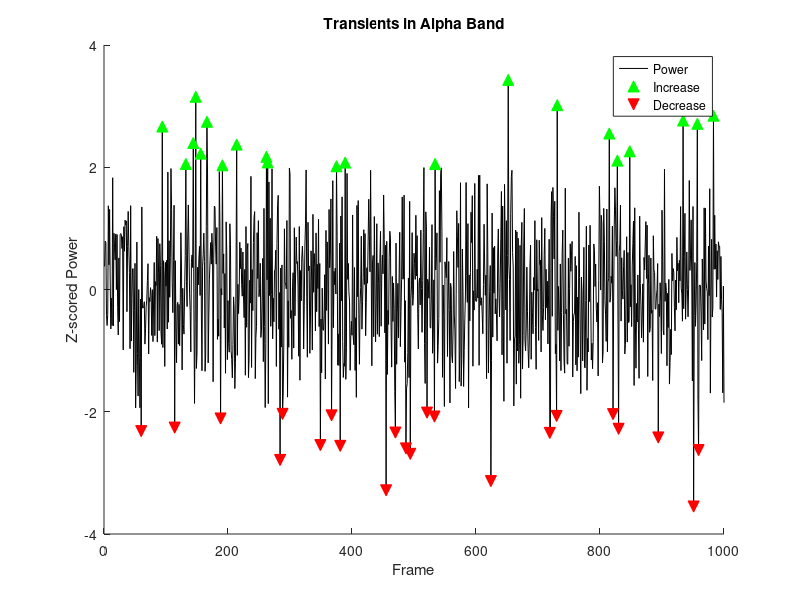

This figure's MATLAB source:


% Script to find transients in power spectra bands and their temporal patterns

% Example input: binned power spectra (time x frequency bands)
binnedPower = randn(1000, 4); % Replace with actual binned power data
bandNames = {'Alpha', 'Beta', 'LowGamma', 'HighGamma'}; % Name of each band
nStd = 2; % Threshold in standard deviations for identifying transients

% Z-score normalize the power bands
zScoredPower = zscore(binnedPower);
[numFrames, numBands] = size(zScoredPower);

% Initialize a struct to store transient times for each band and type
transientTimes = struct();

for b = 1:numBands
    bandName = bandNames{b};
    bandData = zScoredPower(:, b);

    % Find increases (positive transients)
    increaseFrames = find(diff(bandData > nStd) == 1) + 1;

    % Find decreases (negative transients)
    decreaseFrames = find(diff(bandData < -nStd) == 1) + 1;

    % Store results
    transientTimes.(bandName).Increase = increaseFrames;
    transientTimes.(bandName).Decrease = decreaseFrames;
end

% Analyze patterns of co-occurring transients
coOccurrences = struct();

for b1 = 1:numBands
    band1Name = bandNames{b1};
    for b2 = 1:numBands
        if b1 ~= b2
            band2Name = bandNames{b2};

            % Check for co-occurrences (same frames)
            coOccurrences.(band1Name).(band2Name).IncreaseWithIncrease = intersect(...
                transientTimes.(band1Name).Increase, transientTimes.(band2Name).Increase);

            coOccurrences.(band1Name).(band2Name).IncreaseWithDecrease = intersect(...
                transientTimes.(band1Name).Increase, transientTimes.(band2Name).Decrease);

            coOccurrences.(band1Name).(band2Name).DecreaseWithIncrease = intersect(...
                transientTimes.(band1Name).Decrease, transientTimes.(band2Name).Increase);

            coOccurrences.(band1Name).(band2Name).DecreaseWithDecrease = intersect(...
                transientTimes.(band1Name).Decrease, transientTimes.(band2Name).Decrease);
        end
    end
end

% Display results
for b = 1:numBands
    bandName = bandNames{b};
    fprintf('Band: %s\n', bandName);
    fprintf('  Increases: %d events\n', length(transientTimes.(bandName).Increase));
    fprintf('  Decreases: %d events\n', length(transientTimes.(bandName).Decrease));
end

% Example visualization for one band
exampleBand = 'Alpha';
figure;
hold on;
plot(zScoredPower(:, strcmp(bandNames, exampleBand)), 'k');
plot(transientTimes.(exampleBand).Increase, zScoredPower(transientTimes.(exampleBand).Increase, strcmp(bandNames, exampleBand)), 'g^', 'MarkerSize', 8, 'MarkerFaceColor', 'g');
plot(transientTimes.(exampleBand).Decrease, zScoredPower(transientTimes.(exampleBand).Decrease, strcmp(bandNames, exampleBand)), 'rv', 'MarkerSize', 8, 'MarkerFaceColor', 'r');
hold off;
xlabel('Frame');
ylabel('Z-scored Power');
title(sprintf('Transients in %s Band', exampleBand));
legend('Power', 'Increase', 'Decrease');
